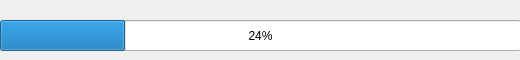
<?xml version="1.0" encoding="UTF-8"?>
<ui version="4.0">
 <class>Installer</class>
 <widget class="QDialog" name="Installer">
  <property name="geometry">
   <rect>
    <x>0</x>
    <y>0</y>
    <width>520</width>
    <height>60</height>
   </rect>
  </property>
  <property name="windowTitle">
   <string>Dialog</string>
  </property>
  <widget class="QProgressBar" name="ProgressBar">
   <property name="geometry">
    <rect>
     <x>0</x>
     <y>20</y>
     <width>521</width>
     <height>31</height>
    </rect>
   </property>
   <property name="value">
    <number>24</number>
   </property>
  </widget>
 </widget>
 <resources/>
 <connections/>
</ui>
